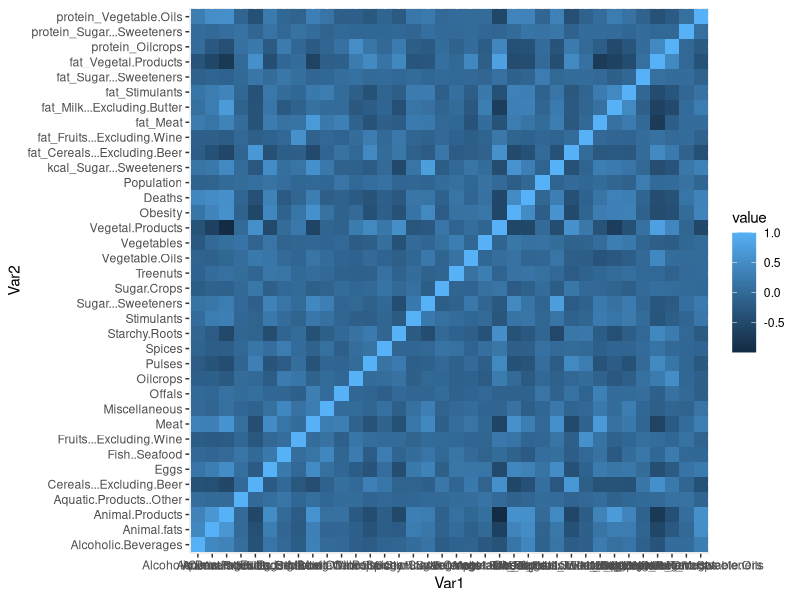

Source code (R):
## ---- chunk 1
knitr::opts_chunk$set(echo = TRUE)
## ---- chunk 2
# % of food intake (kg) in countries around the world
food_supply_o <- read.csv("Food_Supply_Quantity_kg_Data.csv")
# % of energy intake (kcal) from different types of food in countries around the world. 
kcal_intake_o <- read.csv("Food_Supply_kcal_Data.csv")
# % of fat intake from different types of food in countries around the world
fat_intake_o <- read.csv("Fat_Supply_Quantity_Data.csv")
# % of protein intake from different types of food in countries around the world
protein_intake_o <- read.csv("Protein_Supply_Quantity_Data.csv")

# Select only some columns
food_supply <- food_supply_o[, c(2:31)]
kcal_intake <- kcal_intake_o[, c(2:24)]
fat_intake <- fat_intake_o[, c(2:24)]
protein_intake <- protein_intake_o[, c(2:24)]
## ---- chunk 3
#defining the function to output new columns names 
rename_columns <- function(prefix, dataframe){
  new_names <- c()
  for (i in colnames(dataframe)){
    i = paste(prefix, i, sep = "")
    new_names <- c(new_names, i)
  }
  return(new_names)
}

#renaming column names of the dataframes
colnames(kcal_intake) <- rename_columns("kcal_",kcal_intake)
colnames(fat_intake) <- rename_columns("fat_",fat_intake)
colnames(protein_intake) <- rename_columns("protein_",protein_intake)

## ---- chunk 4
# cbind function to combine dfs
combined <- cbind(food_supply, kcal_intake, fat_intake, protein_intake)
names(combined)
ncol(combined)

# dataf[, c(1, 2, 3)]
# dataf[, c('A', 'B', 'Cost')]

head(combined)
## ---- chunk 5

combined$Undernourished=ifelse(combined$Undernourished=="<2.5",1.5, combined$Undernourished)

#convert char to numeric
combined$Undernourished = as.numeric(combined$Undernourished)

# Treat Undernourished - Replace all '<2.5' with 1.5. And divide into 3 bins by value
combined$Undernourished <- cut(combined$Undernourished, breaks = 3, labels = c("Low", "Mid", "High"))

# Move NA  
combined$Undernourished <- factor(ifelse(is.na(combined$Undernourished), 
                                         "No Data", paste(combined$Undernourished)), 
                                  levels = c(levels(combined$Undernourished), "No Data"))
## ---- chunk 6
#creating a dataframe for count of nulls in each column in the combined dataframe 
nulls <- colSums(is.na(combined))
na_count <- data.frame( nulls)

#dropping active, confirmed, recovered
drop_list <- c('Active', 'Recovered', 'Confirmed')
combined <- combined[ , !names(combined) %in% drop_list]

#dropping null values from target variable 
library(tidyr)
combined <- combined %>% drop_na('Deaths')

#check for nulls 
nulls <- colSums(is.na(combined))
na_count <- data.frame( nulls)

library(dplyr)
na_count %>% filter(nulls > 0)
## ---- chunk 7
##Exclude Undernourished column for numerical analyses
combined_numeric <- combined[,-25]

# Create correlation matrix
cor_matrix <- cor(combined_numeric, method = c("pearson"))

# library(reshape2)
# melted_cormat <- melt(cor_matrix)
# head(melted_cormat)
# 
# library(ggplot2)
# ggplot(data = melted_cormat, aes(x=Var1, y=Var2, fill=value)) + 
#   geom_tile()
## ---- chunk 8
cor_drop_list <- c('Milk...Excluding.Butter', 'kcal_Alcoholic.Beverages', 
                   'protein_Alcoholic.Beverages', 'kcal_Animal.fats', 'fat_Animal.fats',
                   'protein_Animal.fats', 'protein_Milk...Excluding.Butter', 
                   'protein_Animal.Products', 'kcal_Milk...Excluding.Butter',
                   'kcal_Animal.Products', 'kcal_Aquatic.Products..Other',
                   'fat_Aquatic.Products..Other', 'protein_Aquatic.Products..Other',
                   'protein_Cereals...Excluding.Beer','kcal_Cereals...Excluding.Beer',
                   'kcal_Eggs', 'kcal_Fish..Seafood', 'kcal_Fruits...Excluding.Wine',
                   'kcal_Meat', 'kcal_Miscellaneous', 'kcal_Offals', 'kcal_Oilcrops', 
                   'kcal_Pulses', 'kcal_Spices', 'kcal_Starchy.Roots', 'kcal_Sugar.Crops', 
                   'kcal_Treenuts', 'kcal_Vegetal.Products', 'kcal_Vegetables', 'fat_Eggs',
                   'fat_Fish..Seafood', 'fat_Miscellaneous', 'fat_Offals', 'fat_Oilcrops',
                   'fat_Pulses', 'fat_Starchy.Roots', 'fat_Sugar.Crops', 'fat_Treenuts',
                   'fat_Vegetable.Oils','fat_Vegetables', 'protein_Eggs', 'protein_Fish..Seafood',
                   'protein_Fruits...Excluding.Wine', 'protein_Meat', 'protein_Offals',
                   'protein_Pulses', 'protein_Spices', 'protein_Starchy.Roots', 
                   'protein_Stimulants', 'protein_Sugar.Crops', 'protein_Treenuts',
                   'protein_Vegetables','protein_Miscellaneous','kcal_Vegetable.Oils',
                   'fat_Spices','kcal_Stimulants','fat_Animal.Products',
                   'fat_Alcoholic.Beverages','protein_Vegetal.Products')

combined_numeric <- combined_numeric[ , !names(combined_numeric) %in% cor_drop_list]
## ---- chunk 9
# Create correlation matrix
cor_matrix <- cor(combined_numeric, method = c("pearson"))

library(reshape2)
melted_cormat <- melt(cor_matrix)
head(melted_cormat)

library(ggplot2)
ggplot(data = melted_cormat, aes(x=Var1, y=Var2, fill=value)) + 
  geom_tile()

